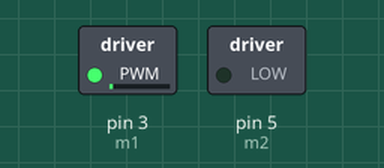
Recording of a sketch running on a simulated Arduino Uno, built with avr-gcc and run on an emulated ATmega328P. Shown: switched loads named in the sketch (green lamp = pin HIGH).

Above: at 0.05 s.
At 1.3 s:
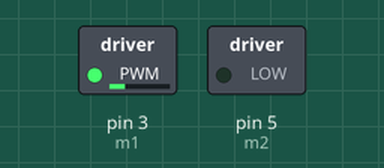
At 2.55 s:
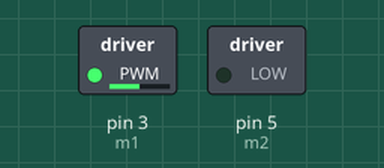
At 5.1 s:
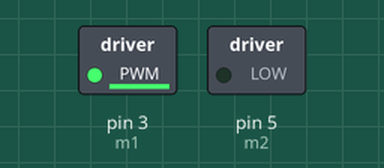
Timing chart, 0 to 6.7 s (numbered marks = the images above):
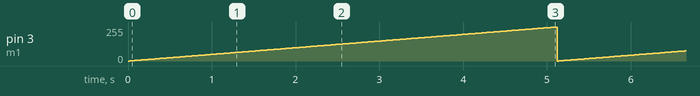

The sketch:

RKI_MotorDriver_Basic.ino
```cpp
int m1 = 3;

int m2 = 5;


void setup()
{
  pinMode(m1, OUTPUT);
  pinMode(m2, OUTPUT);
}

void loop()
{
//    digitalWrite(m1,LOW);
//    digitalWrite(m2,HIGH);

for(int i =0 ; i< 256; i++)
{
  analogWrite(m1,i);

  delay(20);
}


}
```

Measured:
- by itself, pin 3 (m1): ramps from 0/255 to 255/255 and jumps back, once every 5.1 s
